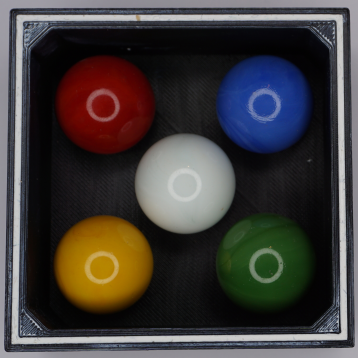
#> input picture xlh-cv-tutorial/2 Grundlagen der Bildverarbeitung/3 Bildoperationen/06 Spiegelung/img/box_with_bullets.png, 358 x 358 px
$ python flipping.py
#> lines starting #> are read from the running program, lines starting #| are printed output that depends on the picture; after the words box and inside, x2 and y2 are one past the last pixel; in counts of white or black regions, pixels touching at a corner belong together
# flipping.py
import cv2
import numpy as np
import imutils

# definiere den Font und die Farbe
font = cv2.FONT_HERSHEY_SIMPLEX
WHITE = (255, 255, 255)

# lade Bild von der Datei in ein NumPy Array
image = cv2.imread('img/box_with_bullets.png')
#> image is the input picture: shape (358, 358, 3); mean B, G, R 58.4, 60.2, 64.6

# Spiegelung horizontal
flipped_h = cv2.flip(image, 1)

# Spiegelung vertikal
flipped_v = cv2.flip(image, 0)

# Spiegelung horizontal und vertikal
flipped_hv = cv2.flip(image, -1)
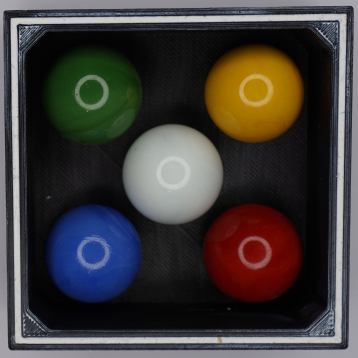
#> flipped_hv: shape (358, 358, 3); mean B, G, R 58.4, 60.2, 64.6

# Zusammenfassung der Ausganslage und der Bearbeitung
image = cv2.putText(image, 'Original', (25, 25), font, 0.8, WHITE, 2, cv2.LINE_AA)
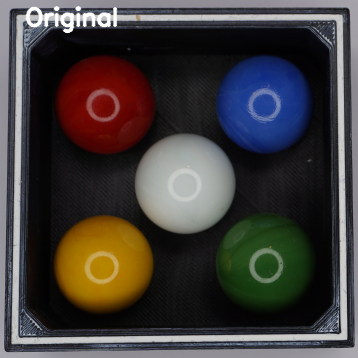
#> image: shape (358, 358, 3); 1.02% of pixels changed, all inside (x1, y1, x2, y2) = (25, 6, 118, 34)
flipped_h = cv2.putText(flipped_h, 'horizontal', (25, 25),
                        font, 0.8, WHITE, 2, cv2.LINE_AA)
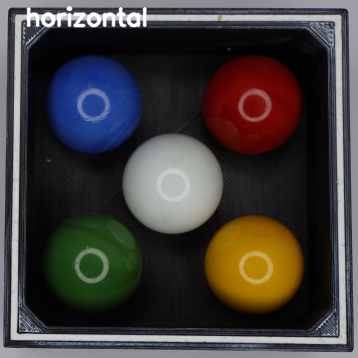
#> flipped_h: shape (358, 358, 3); mean B, G, R 59.6, 61.4, 65.8
flipped_v = cv2.putText(flipped_v, 'vertikal', (25, 25),
                        font, 0.8, WHITE, 2, cv2.LINE_AA)
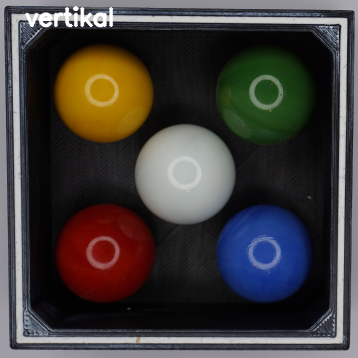
#> flipped_v: shape (358, 358, 3); mean B, G, R 59.3, 61.1, 65.5
flipped_hv = cv2.putText(flipped_hv, 'horizontal und vertikal', (25, 25),
                         font, 0.8, WHITE, 2, cv2.LINE_AA)
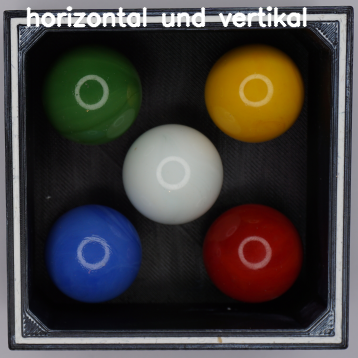
#> flipped_hv: shape (358, 358, 3); 2.56% of pixels changed, all inside (x1, y1, x2, y2) = (26, 6, 308, 28)
result = np.hstack([image, flipped_h, flipped_v, flipped_hv])
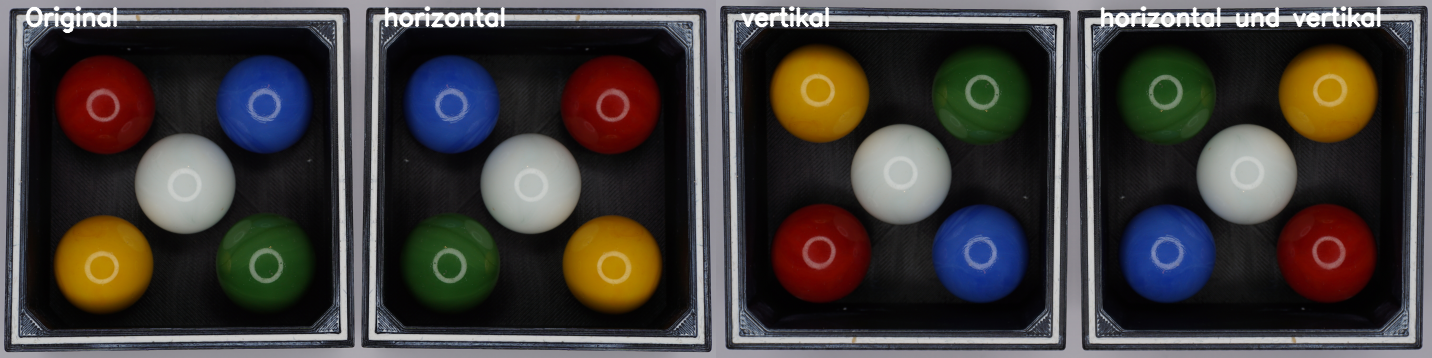
#> result: shape (358, 1432, 3); mean B, G, R 59.8, 61.6, 66

# schreibe das Bild in eine Datei
cv2.imwrite('img/flipping.png', result[0:-2, 0:-2])
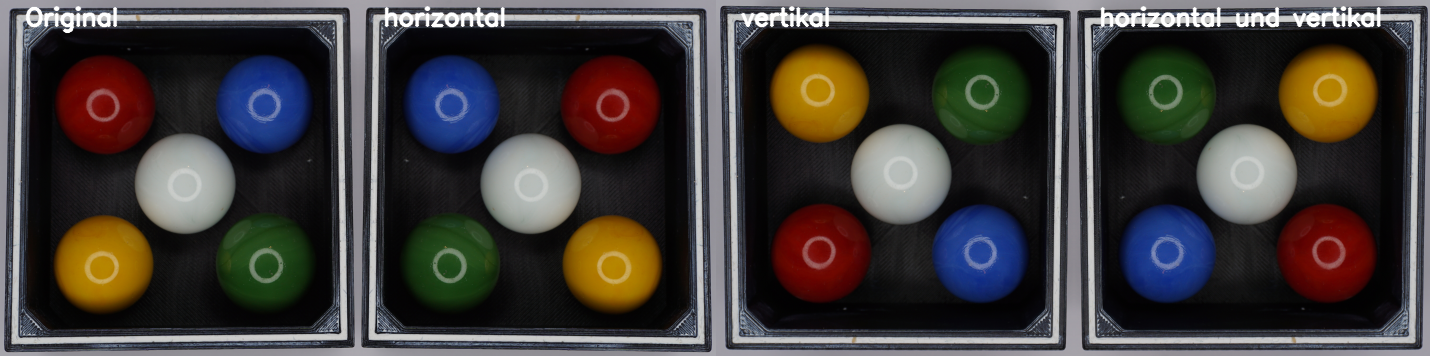
#> saved as flipping.png: shape (356, 1430, 3); mean B, G, R 59.1, 61, 65.4

# Anzeige auf dem Bildschirm
cv2.imshow('Ausgabe', result)
cv2.moveWindow('Ausgabe', 100, 100)
cv2.waitKey(0)
